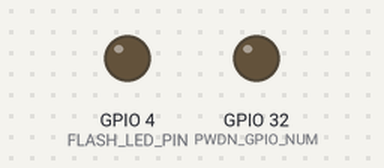
The sketch below on a simulated ESP32. Shown: output pins drawn as LEDs (lit = HIGH). WiFi joins after 1.5 s; servers stay silent unless stated; the camera gives no picture; what the sketch prints to the serial monitor is not drawn.

Above: at 0.1 s.
Timing chart, 0 to 1.6 s (numbered marks = the images above):
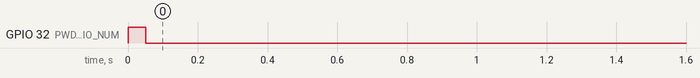

The sketch:

esp32_cam1_front.ino
```cpp
/**
 * ============================================================================
 * AGROVISION AI - ESP32-CAM #1 (OLD PANORAMIK KAMERA)
 * Model: AI-Thinker ESP32-CAM (OV2640)
 * ============================================================================
 * Wi-Fi:
 *   SSID:     karsu
 *   Parol:    12345678
 *
 * Xususiyatlari:
 *   - Barqaror 8MHz XCLK (OV2640 datchigi barqaror ishlashi uchun)
 *   - MJPEG Stream: port 81 (/stream)
 *   - Capture Snapshot: port 80 (/capture)
 *   - mDNS manzili: http://esp32cam1.local:81/stream
 *   - CORS ruxsatnomalari o'rnatilgan (Brauzer bloklamasligi uchun)
 * ============================================================================
 */

#include "esp_camera.h"
#include <WiFi.h>
#include <esp_http_server.h>
#include <ESPmDNS.h>

// ---------------- Wi-Fi Ma'lumotlari ----------------
const char* ssid = "karsu";
const char* password = "12345678";

// ---------------- AI-Thinker ESP32-CAM PINOUT ----------------
#define PWDN_GPIO_NUM     32
#define RESET_GPIO_NUM    -1
#define XCLK_GPIO_NUM      0
#define SIOD_GPIO_NUM     26
#define SIOC_GPIO_NUM     27

#define Y9_GPIO_NUM       35
#define Y8_GPIO_NUM       34
#define Y7_GPIO_NUM       39
#define Y6_GPIO_NUM       36
#define Y5_GPIO_NUM       21
#define Y4_GPIO_NUM       19
#define Y3_GPIO_NUM       18
#define Y2_GPIO_NUM        5
#define VSYNC_GPIO_NUM    25
#define HREF_GPIO_NUM     23
#define PCLK_GPIO_NUM     22

#define FLASH_LED_PIN      4

// HTTP Server obyektlari
httpd_handle_t stream_httpd = NULL;
httpd_handle_t camera_httpd = NULL;

#define PART_BOUNDARY "123456789000000000000987654321"
static const char* _STREAM_CONTENT_TYPE = "multipart/x-mixed-replace;boundary=" PART_BOUNDARY;
static const char* _STREAM_BOUNDARY = "\r\n--" PART_BOUNDARY "\r\n";
static const char* _STREAM_PART = "Content-Type: image/jpeg\r\nContent-Length: %u\r\n\r\n";

// MJPEG Stream Handler (Port 81)
static esp_err_t stream_handler(httpd_req_t *req) {
  camera_fb_t *fb = NULL;
  esp_err_t res = ESP_OK;
  size_t _jpg_buf_len = 0;
  uint8_t * _jpg_buf = NULL;
  char * part_buf[64];

  res = httpd_resp_set_type(req, _STREAM_CONTENT_TYPE);
  if (res != ESP_OK) return res;

  httpd_resp_set_hdr(req, "Access-Control-Allow-Origin", "*");

  while (true) {
    fb = esp_camera_fb_get();
    if (!fb) {
      Serial.println("[Kamera 1] Kadr olishda xatolik!");
      res = ESP_FAIL;
    } else {
      _jpg_buf_len = fb->len;
      _jpg_buf = fb->buf;
    }
    if (res == ESP_OK) {
      size_t hlen = snprintf((char *)part_buf, 64, _STREAM_PART, _jpg_buf_len);
      res = httpd_resp_send_chunk(req, (const char *)part_buf, hlen);
    }
    if (res == ESP_OK) {
      res = httpd_resp_send_chunk(req, (const char *)_jpg_buf, _jpg_buf_len);
    }
    if (res == ESP_OK) {
      res = httpd_resp_send_chunk(req, _STREAM_BOUNDARY, strlen(_STREAM_BOUNDARY));
    }
    if (fb) {
      esp_camera_fb_return(fb);
      fb = NULL;
      _jpg_buf = NULL;
    } else if (res != ESP_OK) {
      break;
    }
  }
  return res;
}

// Yagona rasm (Capture) Handler (Port 80)
static esp_err_t capture_handler(httpd_req_t *req) {
  camera_fb_t *fb = NULL;
  esp_err_t res = ESP_OK;

  fb = esp_camera_fb_get();
  if (!fb) {
    httpd_resp_send_500(req);
    return ESP_FAIL;
  }

  httpd_resp_set_type(req, "image/jpeg");
  httpd_resp_set_hdr(req, "Content-Disposition", "inline; filename=capture_cam1.jpg");
  httpd_resp_set_hdr(req, "Access-Control-Allow-Origin", "*");

  res = httpd_resp_send(req, (const char *)fb->buf, fb->len);
  esp_camera_fb_return(fb);
  return res;
}

void startCameraServer() {
  httpd_config_t config = HTTPD_DEFAULT_CONFIG();
  config.server_port = 80;

  httpd_uri_t capture_uri = {
    .uri       = "/capture",
    .method    = HTTP_GET,
    .handler   = capture_handler,
    .user_ctx  = NULL
  };

  if (httpd_start(&camera_httpd, &config) == ESP_OK) {
    httpd_register_uri_handler(camera_httpd, &capture_uri);
    Serial.println("[Kamera 1] HTTP server ishga tushdi: port 80 (/capture)");
  }

  config.server_port = 81;
  config.ctrl_port = 32769;
  httpd_uri_t stream_uri = {
    .uri       = "/stream",
    .method    = HTTP_GET,
    .handler   = stream_handler,
    .user_ctx  = NULL
  };

  if (httpd_start(&stream_httpd, &config) == ESP_OK) {
    httpd_register_uri_handler(stream_httpd, &stream_uri);
    Serial.println("[Kamera 1] MJPEG oqim serveri ishga tushdi: port 81 (/stream)");
  }
}

bool initCamera(uint32_t xclk_hz) {
  // PWDN orqali kamerani toza reset qilish
  pinMode(PWDN_GPIO_NUM, OUTPUT);
  digitalWrite(PWDN_GPIO_NUM, HIGH); // Power down
  delay(50);
  digitalWrite(PWDN_GPIO_NUM, LOW);  // Power up
  delay(50);

  camera_config_t config;
  config.ledc_channel = LEDC_CHANNEL_0;
  config.ledc_timer = LEDC_TIMER_0;
  config.pin_d0 = Y2_GPIO_NUM;
  config.pin_d1 = Y3_GPIO_NUM;
  config.pin_d2 = Y4_GPIO_NUM;
  config.pin_d3 = Y5_GPIO_NUM;
  config.pin_d4 = Y6_GPIO_NUM;
  config.pin_d5 = Y7_GPIO_NUM;
  config.pin_d6 = Y8_GPIO_NUM;
  config.pin_d7 = Y9_GPIO_NUM;
  config.pin_xclk = XCLK_GPIO_NUM;
  config.pin_pclk = PCLK_GPIO_NUM;
  config.pin_vsync = VSYNC_GPIO_NUM;
  config.pin_href = HREF_GPIO_NUM;
  config.pin_sccb_sda = SIOD_GPIO_NUM;
  config.pin_sccb_scl = SIOC_GPIO_NUM;
  config.pin_pwdn = PWDN_GPIO_NUM;
  config.pin_reset = RESET_GPIO_NUM;
  config.xclk_freq_hz = xclk_hz;
  config.pixel_format = PIXFORMAT_JPEG;
  config.frame_size = FRAMESIZE_VGA;
  config.jpeg_quality = 12;
  config.fb_count = 1;
  config.fb_location = psramFound() ? CAMERA_FB_IN_PSRAM : CAMERA_FB_IN_DRAM;
  config.grab_mode = CAMERA_GRAB_WHEN_EMPTY;
  config.sccb_i2c_port = -1;

  esp_err_t err = esp_camera_init(&config);
  return (err == ESP_OK);
}

void setup() {
  Serial.begin(115200);
  Serial.println("\n--- AgroVision AI: ESP32-CAM #1 (Old Panoramik) ---");

  pinMode(FLASH_LED_PIN, OUTPUT);
  digitalWrite(FLASH_LED_PIN, LOW);

  // Kamerani barqaror 8MHz da ishga tushirish
  bool camOk = initCamera(8000000);
  if (!camOk) {
    Serial.println("[Kamera 1] 8MHz muvaffaqiyatsiz, 5MHz sinab ko'rilmoqda...");
    camOk = initCamera(5000000);
  }

  if (camOk) {
    Serial.println("[Kamera 1] OV2640 sensori muvaffaqiyatli ishga tushdi!");
  } else {
    Serial.println("[Kamera 1] DIQQAT: Kamera ulanishini tekshiring!");
  }

  // Wi-Fi ga ulanish
  WiFi.mode(WIFI_STA);
  Serial.printf("[Wi-Fi] '%s' tarmog'iga ulanmoqda...\n", ssid);
  WiFi.begin(ssid, password);

  int attempts = 0;
  while (WiFi.status() != WL_CONNECTED && attempts < 30) {
    delay(500);
    Serial.print(".");
    attempts++;
  }

  if (WiFi.status() == WL_CONNECTED) {
    Serial.println("\n[Wi-Fi] Muvaffaqiyatli ulandi!");
    Serial.print("[IP Manzil]: ");
    Serial.println(WiFi.localIP());

    if (MDNS.begin("esp32cam1")) {
      Serial.println("[mDNS] http://esp32cam1.local:81/stream tayyor!");
    }

    startCameraServer();
    Serial.println("\n>>> TAYYOR! Jonli oqim havolasi: <<<");
    Serial.printf("http://%s:81/stream\n", WiFi.localIP().toString().c_str());
  } else {
    Serial.println("\n[Wi-Fi] Ulanib bo'lmadi! SSID va parolni tekshiring.");
  }
}

void loop() {
  delay(10000);
}
```
